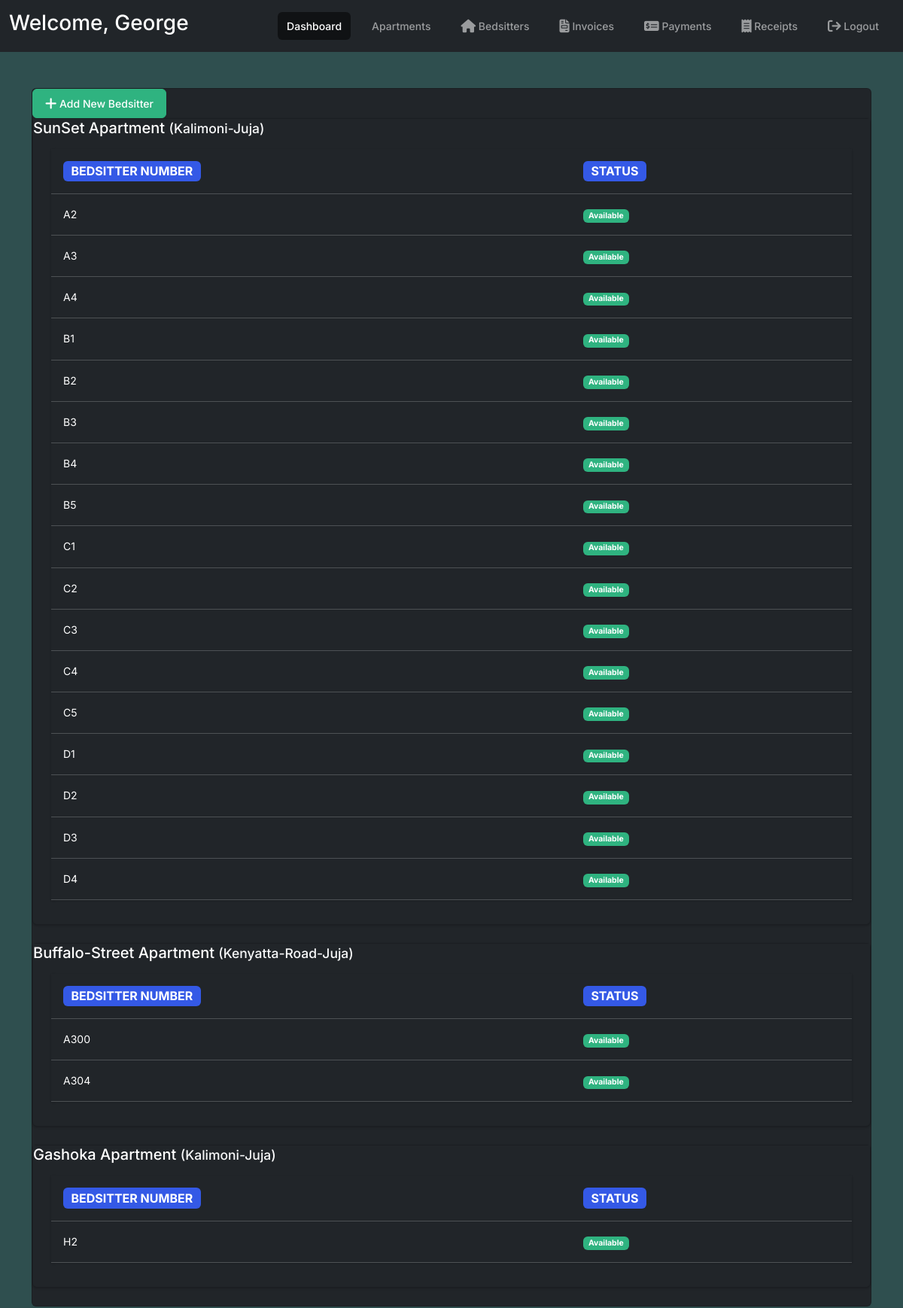
/bedsitters/ (signed in), run on the app's committed database.
### portal/models.py (models this page shows, shortened)
class Apartment(models.Model):
    name = models.CharField(max_length=255)
    address = models.CharField(max_length=255)
    class Meta:
        verbose_name_plural = "Apartments"

class Bedsitter(models.Model):
    apartment = models.ForeignKey(Apartment, related_name='bedsitters', on_delete=models.CASCADE)
    number = models.CharField(max_length=255, unique=True)
    class Meta:
        verbose_name_plural = "Bedsitters"

### portal/views.py (the view)
# urls.py: path('bedsitters/', views.bedsitters_list, name='bedsitters_list'),
def bedsitters_list(request):
    apartments = Apartment.objects.prefetch_related('bedsitters').all()
    for apartment in apartments:
        apartment.available_bedsitters = apartment.bedsitters.filter(tenantprofile__isnull=True)
    context = {'apartments': apartments}
    return render(request, 'portal/bedsitters_list.html', context)

### portal/templates/portal/bedsitters_list.html (shortened to what this page needs)
{% extends "portal/base.html" %}
{% block content %}
<div class="card shadow bg-dark">
    <div>
      <a href="{% url 'add_bedsitter' %}" class="btn btn-success"> Add New Bedsitter</a>
    </div>
  {% for apartment in apartments %}
    <div class="card mb-4 bg-dark">
      <div class="text-bg-dark">
        <h5 class="mb-0">{{ apartment.name }} <small class="text-light">({{ apartment.address }})</small></h5>
      </div>
      <div class="card-body">
        {% if apartment.available_bedsitters %}
          <table class="table table-hover table-dark">
            <thead>
              <tr>
                <th><span class="badge bg-primary fs-6">Bedsitter Number</span></th>
                <th><span class="badge bg-primary fs-6">Status</span></th>
              </tr>
            </thead>
            <tbody>
              {% for bedsitter in apartment.available_bedsitters %}
                <tr>
                  <td>{{ bedsitter.number }}</td>
                  <td><span class="badge bg-success">Available</span></td>
                </tr>
              {% endfor %}
            </tbody>
          </table>
        {% else %}
          <p class="text-muted">No available bedsitters in this apartment.</p>
        {% endif %}
      </div>
    </div>
  {% empty %}
    <p>No apartments found.</p>
  {% endfor %}
</div>
{% endblock %}

### portal/templates/portal/base.html (shortened to what this page needs)
{% load static %}
<!DOCTYPE html>
<html lang="en">
  <head>
    <link
      rel="stylesheet"
      href="https://cdnjs.cloudflare.com/ajax/libs/font-awesome/6.7.2/css/all.min.css"
    />
    <link rel="stylesheet" href="{% static 'css/bootstrap.min.css' %}" />
  </head>
  <body class="text-white" style="background-color: darkslategray;">
    <nav
      class="navbar navbar-expand-lg navbar-dark bg-dark"
      data-bs-theme="dark"
    >
      <div class="container-fluid">
          <h2 class="fs-3">Welcome, {{ request.user.username }}</h2>
        <div class="collapse navbar-collapse" id="navbarNav">
          <ul class="navbar-nav ms-auto">
            <li class="nav-item">
              <a class="nav-link active" href="{% url 'admin_dashboard' %}">Dashboard</a>
            </li>
            <li class="nav-item">
              <a class="nav-link" href="{% url 'apartments_list' %}"
                >Apartments</a
              >
            </li>
            <li class="nav-item">
              <a class="nav-link" href="{% url 'bedsitters_list' %}"
                > Bedsitters</a
              >
            </li>
            <li class="nav-item">
              <a class="nav-link" href="{% url 'invoice_list' %}"
                > Invoices</a
              >
            </li>
            <li class="nav-item">
              <a class="nav-link" href="{% url 'payment_list' %}"
                >
                Payments</a
              >
            </li>
            <li class="nav-item">
              <a class="nav-link" href="{% url 'receipt_list' %}"
                > Receipts</a
              >
            </li>
            <li class="nav-item">
              <form method="post" action="{% url 'logout' %}" style="display: inline;">
                <button type="submit" class="nav-link btn btn-link">
                   Logout
                </button>
              </form>
            </li>
          </ul>
        </div>
      </div>
    </nav>
    <div class="container my-5">
        {% block content %}
        {% endblock %}
    </div>
  </body>
</html>

### data on the page
Apartment: name "SunSet Apartment", address "Kalimoni-Juja"
Bedsitter: number "A2"
Bedsitter: number "A3"
Bedsitter: number "A4"
Bedsitter: number "B1"
Bedsitter: number "B2"
Bedsitter: number "B3"
Bedsitter: number "B4"
Bedsitter: number "B5"
Bedsitter: number "C1"
Bedsitter: number "C2"
Bedsitter: number "C3"
Bedsitter: number "C4"
Bedsitter: number "C5"
Bedsitter: number "D1"
Bedsitter: number "D2"
Bedsitter: number "D3"
Bedsitter: number "D4"
Apartment: name "Buffalo-Street Apartment", address "Kenyatta-Road-Juja"
Bedsitter: number "A300"
Bedsitter: number "A304"
Apartment: name "Gashoka Apartment", address "Kalimoni-Juja"
Bedsitter: number "H2"

### other printed values
{{ request.user.username }} "George"
